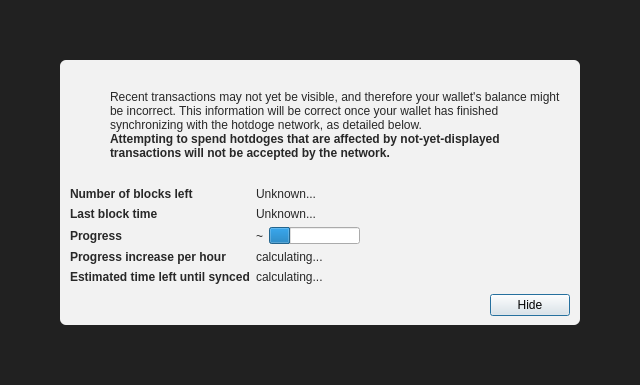
<?xml version="1.0" encoding="UTF-8"?>
<ui version="4.0">
 <class>ModalOverlay</class>
 <widget class="QWidget" name="ModalOverlay">
  <property name="geometry">
   <rect>
    <x>0</x>
    <y>0</y>
    <width>640</width>
    <height>385</height>
   </rect>
  </property>
  <property name="windowTitle">
   <string>Form</string>
  </property>
  <layout class="QVBoxLayout" name="verticalLayout" stretch="0">
   <property name="sizeConstraint">
    <enum>QLayout::SetDefaultConstraint</enum>
   </property>
   <property name="leftMargin">
    <number>0</number>
   </property>
   <property name="topMargin">
    <number>0</number>
   </property>
   <property name="rightMargin">
    <number>0</number>
   </property>
   <property name="bottomMargin">
    <number>0</number>
   </property>
   <item>
    <widget class="QWidget" name="bgWidget" native="true">
     <property name="styleSheet">
      <string notr="true">#bgWidget { background: rgba(0,0,0,220); }</string>
     </property>
     <layout class="QVBoxLayout" name="verticalLayoutMain" stretch="1">
      <property name="leftMargin">
       <number>60</number>
      </property>
      <property name="topMargin">
       <number>60</number>
      </property>
      <property name="rightMargin">
       <number>60</number>
      </property>
      <property name="bottomMargin">
       <number>60</number>
      </property>
      <item>
       <widget class="QWidget" name="contentWidget" native="true">
        <property name="styleSheet">
         <string notr="true">#contentWidget { background: rgba(255,255,255,240); border-radius: 6px; }

QLabel { color: rgb(40,40,40);  }</string>
        </property>
        <layout class="QVBoxLayout" name="verticalLayoutSub" stretch="1,0,0,0">
         <property name="spacing">
          <number>0</number>
         </property>
         <property name="leftMargin">
          <number>10</number>
         </property>
         <property name="topMargin">
          <number>10</number>
         </property>
         <property name="rightMargin">
          <number>10</number>
         </property>
         <property name="bottomMargin">
          <number>10</number>
         </property>
         <item>
          <layout class="QHBoxLayout" name="horizontalLayoutIconText" stretch="0,1">
           <property name="topMargin">
            <number>20</number>
           </property>
           <item>
            <layout class="QVBoxLayout" name="verticalLayoutIcon">
             <property name="leftMargin">
              <number>0</number>
             </property>
             <item>
              <widget class="QPushButton" name="warningIcon">
               <property name="enabled">
                <bool>false</bool>
               </property>
               <property name="text">
                <string/>
               </property>
               <property name="icon">
                <iconset>
                 <normaloff>:/icons/warning</normaloff>
                 <disabledoff>:/icons/warning</disabledoff>:/icons/warning</iconset>
               </property>
               <property name="iconSize">
                <size>
                 <width>48</width>
                 <height>48</height>
                </size>
               </property>
               <property name="flat">
                <bool>true</bool>
               </property>
              </widget>
             </item>
             <item>
              <spacer name="verticalSpacerWarningIcon">
               <property name="orientation">
                <enum>Qt::Vertical</enum>
               </property>
               <property name="sizeHint" stdset="0">
                <size>
                 <width>20</width>
                 <height>40</height>
                </size>
               </property>
              </spacer>
             </item>
            </layout>
           </item>
           <item>
            <layout class="QVBoxLayout" name="verticalLayoutInfoText">
             <property name="leftMargin">
              <number>0</number>
             </property>
             <property name="topMargin">
              <number>0</number>
             </property>
             <item>
              <widget class="QLabel" name="infoText">
               <property name="text">
                <string>Recent transactions may not yet be visible, and therefore your wallet's balance might be incorrect. This information will be correct once your wallet has finished synchronizing with the hotdoge network, as detailed below.</string>
               </property>
               <property name="textFormat">
                <enum>Qt::RichText</enum>
               </property>
               <property name="wordWrap">
                <bool>true</bool>
               </property>
              </widget>
             </item>
             <item>
              <widget class="QLabel" name="infoTextStrong">
               <property name="font">
                <font>
                 <weight>75</weight>
                 <bold>true</bold>
                </font>
               </property>
               <property name="text">
                <string>Attempting to spend hotdoges that are affected by not-yet-displayed transactions will not be accepted by the network.</string>
               </property>
               <property name="textFormat">
                <enum>Qt::RichText</enum>
               </property>
               <property name="wordWrap">
                <bool>true</bool>
               </property>
              </widget>
             </item>
             <item>
              <spacer name="verticalSpacerInTextSpace">
               <property name="orientation">
                <enum>Qt::Vertical</enum>
               </property>
               <property name="sizeHint" stdset="0">
                <size>
                 <width>20</width>
                 <height>40</height>
                </size>
               </property>
              </spacer>
             </item>
            </layout>
           </item>
          </layout>
         </item>
         <item>
          <spacer name="verticalSpacerAfterText">
           <property name="orientation">
            <enum>Qt::Vertical</enum>
           </property>
           <property name="sizeHint" stdset="0">
            <size>
             <width>20</width>
             <height>40</height>
            </size>
           </property>
          </spacer>
         </item>
         <item>
          <layout class="QFormLayout" name="formLayout">
           <property name="fieldGrowthPolicy">
            <enum>QFormLayout::FieldsStayAtSizeHint</enum>
           </property>
           <property name="horizontalSpacing">
            <number>6</number>
           </property>
           <property name="verticalSpacing">
            <number>6</number>
           </property>
           <property name="topMargin">
            <number>10</number>
           </property>
           <item row="0" column="0">
            <widget class="QLabel" name="labelNumberOfBlocksLeft">
             <property name="font">
              <font>
               <weight>75</weight>
               <bold>true</bold>
              </font>
             </property>
             <property name="text">
              <string>Number of blocks left</string>
             </property>
            </widget>
           </item>
           <item row="0" column="1">
            <widget class="QLabel" name="numberOfBlocksLeft">
             <property name="text">
              <string>Unknown...</string>
             </property>
            </widget>
           </item>
           <item row="1" column="0">
            <widget class="QLabel" name="labelLastBlockTime">
             <property name="font">
              <font>
               <weight>75</weight>
               <bold>true</bold>
              </font>
             </property>
             <property name="text">
              <string>Last block time</string>
             </property>
            </widget>
           </item>
           <item row="1" column="1">
            <widget class="QLabel" name="newestBlockDate">
             <property name="sizePolicy">
              <sizepolicy hsizetype="Maximum" vsizetype="Preferred">
               <horstretch>0</horstretch>
               <verstretch>0</verstretch>
              </sizepolicy>
             </property>
             <property name="text">
              <string>Unknown...</string>
             </property>
            </widget>
           </item>
           <item row="2" column="0">
            <widget class="QLabel" name="labelSyncDone">
             <property name="font">
              <font>
               <weight>75</weight>
               <bold>true</bold>
              </font>
             </property>
             <property name="text">
              <string>Progress</string>
             </property>
            </widget>
           </item>
           <item row="2" column="1">
            <layout class="QHBoxLayout" name="horizontalLayoutSync" stretch="0,1">
             <item>
              <widget class="QLabel" name="percentageProgress">
               <property name="text">
                <string notr="true">~</string>
               </property>
              </widget>
             </item>
             <item>
              <widget class="QProgressBar" name="progressBar">
               <property name="value">
                <number>24</number>
               </property>
               <property name="format">
                <string/>
               </property>
              </widget>
             </item>
            </layout>
           </item>
           <item row="4" column="0">
            <widget class="QLabel" name="labelProgressIncrease">
             <property name="font">
              <font>
               <weight>75</weight>
               <bold>true</bold>
              </font>
             </property>
             <property name="text">
              <string>Progress increase per hour</string>
             </property>
            </widget>
           </item>
           <item row="4" column="1">
            <widget class="QLabel" name="progressIncreasePerH">
             <property name="text">
              <string>calculating...</string>
             </property>
            </widget>
           </item>
           <item row="5" column="0">
            <widget class="QLabel" name="labelEstimatedTimeLeft">
             <property name="font">
              <font>
               <weight>75</weight>
               <bold>true</bold>
              </font>
             </property>
             <property name="text">
              <string>Estimated time left until synced</string>
             </property>
            </widget>
           </item>
           <item row="5" column="1">
            <widget class="QLabel" name="expectedTimeLeft">
             <property name="text">
              <string>calculating...</string>
             </property>
            </widget>
           </item>
          </layout>
         </item>
         <item>
          <layout class="QHBoxLayout" name="horizontalLayoutButtons">
           <property name="leftMargin">
            <number>10</number>
           </property>
           <property name="topMargin">
            <number>10</number>
           </property>
           <item>
            <spacer name="horizontalSpacer">
             <property name="orientation">
              <enum>Qt::Horizontal</enum>
             </property>
             <property name="sizeHint" stdset="0">
              <size>
               <width>40</width>
               <height>20</height>
              </size>
             </property>
            </spacer>
           </item>
           <item>
            <widget class="QPushButton" name="closeButton">
             <property name="text">
              <string>Hide</string>
             </property>
             <property name="shortcut">
              <string>Esc</string>
             </property>
             <property name="focusPolicy">
              <enum>Qt::StrongFocus</enum>
             </property>
             <property name="default">
              <bool>true</bool>
             </property>
            </widget>
           </item>
          </layout>
         </item>
        </layout>
       </widget>
      </item>
     </layout>
    </widget>
   </item>
  </layout>
 </widget>
 <resources/>
 <connections/>
</ui>
